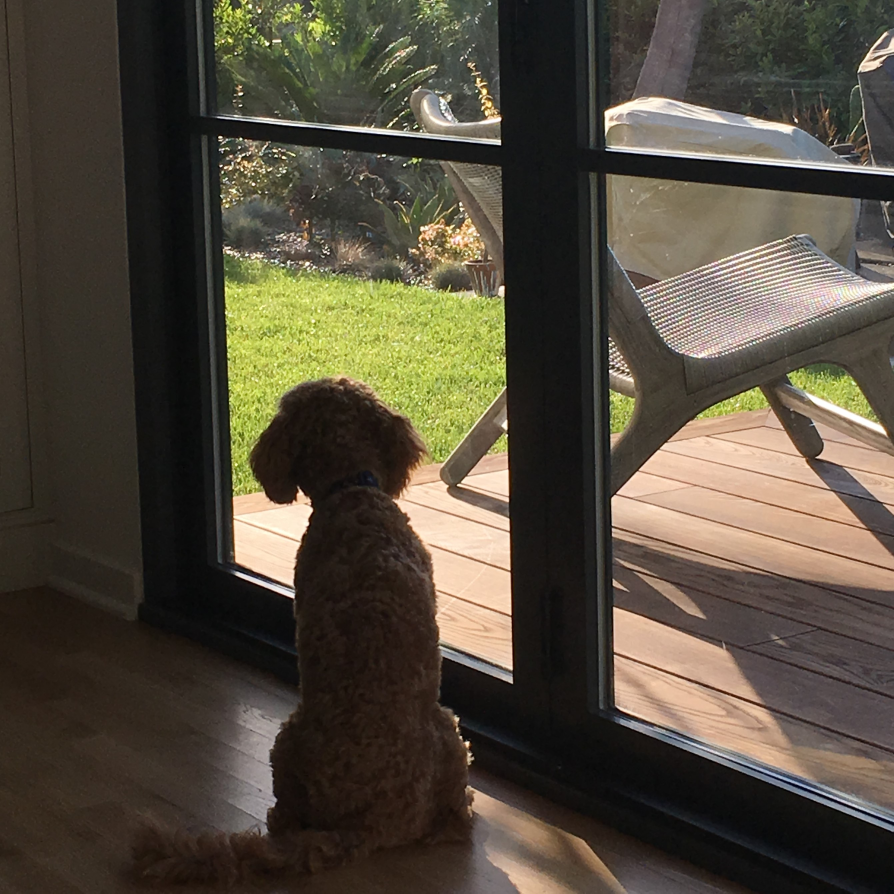
#> input picture chapter_06/inside.jpg, 2681 x 2680 px (shown at 1/3 size)
$ python image_as_vector.py
#> lines starting #> are read from the running program, lines starting #| are printed output that depends on the picture
### chapter_06/coordinate_vectors.py
from abc import ABCMeta, abstractmethod
from vectors import add, scale

class Vec2():
    """Commom methods for vectors 2D operations
    """
    def __init__(self, x, y):
        self.x = x
        self.y = y

    # [21 lines left out: functions add, scale, not called in this run]

    def zero():
        return Vec2(0, 0)

    # [5 lines left out: function __eq__, not called in this run]

    def __add__(self, v2):
        # Operator overloading. Defines sum to be left to right
        return self.add(v2)

    def __mul__(self, scalar):
        # Operator overloading. Defines multiplication to be left to right
        return self.scale(scalar)

    def __rmul__(self, scalar):
        # Operator overloading. Defines multiplication to be left to right
        return self.scale(scalar)

    def __repr__(self) -> str:
        # Formats the output from a memory addres to a print
        return "Vec2({},{})".format(self.x, self.y)


class Vec3():
    """Commom methods for vectors 3D operations
    """
    # [4 lines left out: function __init__, not called in this run]

    def add(self, other):
        return Vec3(self.x + other.x, self.y + other.y, self.z + other.z)

    def scale(self, scalar):
        return Vec3(scalar * self.x, scalar * self.y, scalar * self.z)

    def zero():
        return Vec2(0, 0)

    # [5 lines left out: function __eq__, not called in this run]

    def __add__(self, other):
        # Operator overloading. Defines sum to be left to right
        return self.add(other)

    def __mul__(self, scalar):
        # Operator overloading. Defines multiplication to be left to right
        return self.scale(scalar)

    def __rmul__(self, scalar):
        # Operator overloading. Defines multiplication to be left to right
        return self.scale(scalar)

    def __repr__(self):
        # Formats the output from a memory addres to a print
        return "Vec3({},{},{})".format(self.x, self.y, self.z)


class Vector(metaclass=ABCMeta):
    """Abstract class: An abstract class can be considered as a blueprint
    for other classes. It allows you to create a set of methods that must
    be created within any child classes built from the abstract class.
    """
    @abstractmethod
    def scale(self, scalar):
        pass

    @abstractmethod
    def add(self, other):
        pass

    # [4 lines left out: function zero, not called in this run]

    def __neg__(self):
        # Negation
        return self.scale(-1)

    def __mul__(self, scalar):
        return self.scale(scalar)

    def __rmul__(self, scalar):
        return self.scale(scalar)

    def __add__(self,other):
        return self.add(other)

    def subtract(self, other):
        return self.add(-1 * other)

    def __sub__(self, other):
        return self.subtract(other)


class CoordinateVector(Vector):
    """Once we pick a dimension (say 6), we have a concrete class that we can instantiate:
    like:
    class Vec6(CoordinateVector):
        def dimension(self):
            return 6
    """
    @abstractmethod
    def dimensions(self):
        pass

    def __init__(self, *coordinates):
        self.coordinates = tuple(x for x in coordinates)

    def add(self, other):
        return self.__class__(*add(self.coordinates, other.coordinates))

    def scale(self, scalar):
        return self.__class__(*scale(scalar, self.coordinates))

    def __repr__(self):
        return "{}{}".format(self.__class__.__qualname__, self.coordinates)


class Matrix5_by_3(Vector):
    rows = 5
    columns = 3
    def __init__(self, matrix):
        self.matrix = matrix

    # [16 lines left out: functions add, scale, zero, not called in this run]


def average(v1,v2):
    return 0.5 * v1 + 0.5 * v2

### chapter_06/image_as_vector.py
from coordinate_vectors import *
from PIL import Image

class ImageVector(Vector):
    size = (300, 300)
    def __init__(self, input):
        """Resizes the image to 300x300 and get vectors"""
        try:
            img = Image.open(input).resize(ImageVector.size)
            self.pixels = img.getdata()
        except:
            self.pixels = input

    def image(self):
        # Recreates the image
        img = Image.new("RGB", ImageVector.size)
        img.putdata([(int(r), int(g), int(b)) for (r,g,b) in self.pixels])
        return img

    def add(self, img2):
        # performs a vector addition
        return ImageVector([(r1+r2,g1+g2,b1+b2) for ((r1,g1,b1),(r2,g2,b2)) in zip(self.pixels,img2.pixels)])

    def scale(self, scalar):
        # Performs a scalar scale, multiplying each pixel to a scalar value
        return ImageVector([(scalar*r,scalar*g,scalar*b) for (r,g,b) in self.pixels])

    @classmethod
    def zero(cls):
        # The zero image has zero red, green, or blue content at any pixel.
        total_pixels = cls.size[0] * cls.size[1]
        return ImageVector([(0,0,0) for _ in range(0,total_pixels)])

    def save(self, img_name):
        return self.image().save(img_name)

    def _repr_png_(self):
        # To use the images in a jupter notebook
        return self.image()._repr_png_()


# Combine both images
new = 0.5 * ImageVector("inside.jpg") + 0.5 * ImageVector("outside.jpg")
#> in __init__, `img = Image.open(input).resize(ImageVector.size)`:
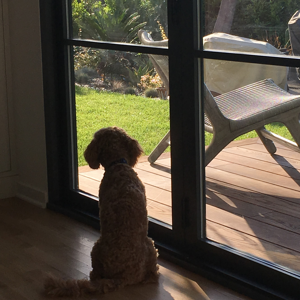
#> img: PIL image 300x300 RGB; mean R, G, B 82.8, 75.3, 61.2
#> call 3 of __init__, with input = 'outside.jpg'
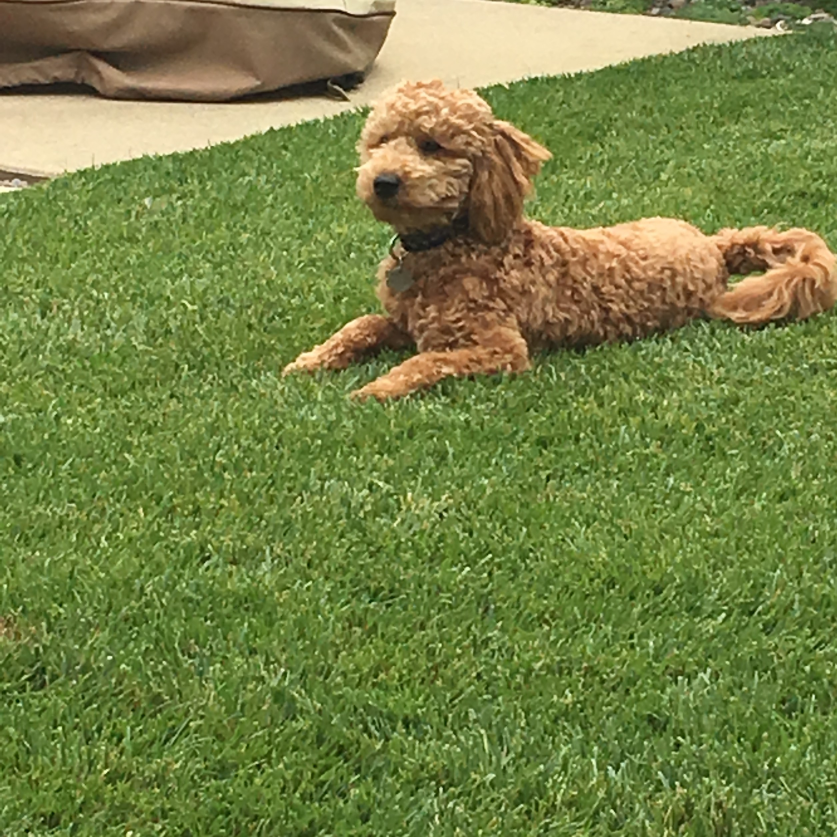
#> input picture chapter_06/outside.jpg, 2510 x 2510 px (shown at 1/3 size)
#> in __init__ (call 3), `img = Image.open(input).resize(ImageVector.size)`:
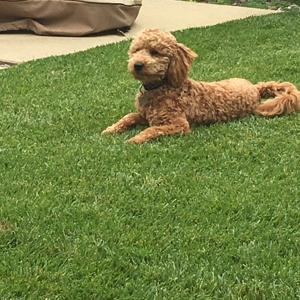
#> img: PIL image 300x300 RGB; mean R, G, B 117.5, 131, 68.9
new.save('processed.jpg')
#> in image, `img = Image.new("RGB", ImageVector.size)`: img: PIL image 300x300 RGB; every value is 0
#> in image, `img.putdata([(int(r), int(g), int(b)) for (r,g,b) in self.pixels])`:
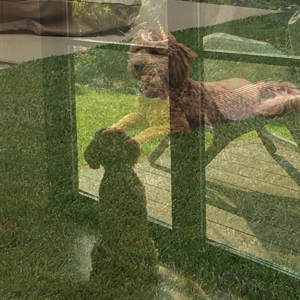
#> img: PIL image 300x300 RGB; mean R, G, B 99.9, 102.9, 64.8

# Inverts the image, like a camera film
white = ImageVector([(255,255,255) for _ in range(0,300*300)])
white = white - ImageVector("melba_toy.jpg")
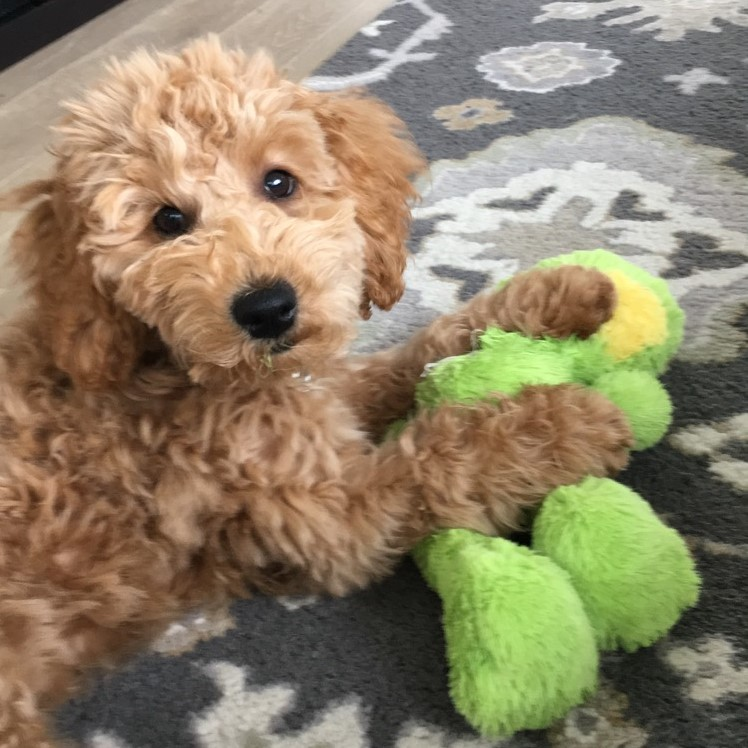
#> input picture chapter_06/melba_toy.jpg, 748 x 748 px
white.save('white_img.jpg')
#> in image (call 2), `img.putdata([(int(r), int(g), int(b)) for (r,g,b) in self.pixels])`:
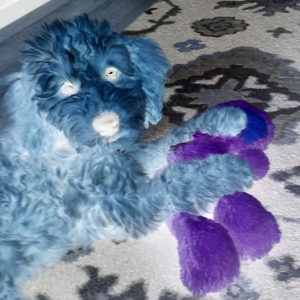
#> img: PIL image 300x300 RGB; mean R, G, B 112.5, 125.1, 151.1
